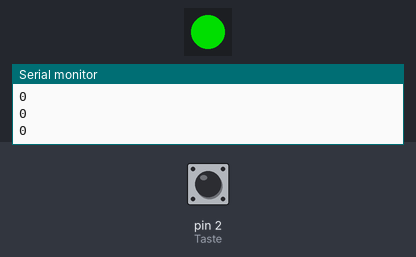
A sketch run on a simulated Arduino Uno, built with avr-gcc and run on an emulated ATmega328P. On the bench: 1 RGB LEDs in strip order, left to right, the last lines printed to the serial monitor. The test bench sets the inputs (shaded band); at power-on: pin 2 (Taste) HIGH. Dim RGB values are drawn brighter than linear.

Above: at 1.2 s.
1.3 s: pin 2 (Taste) pulled LOW for 1 s
At 3.6 s:
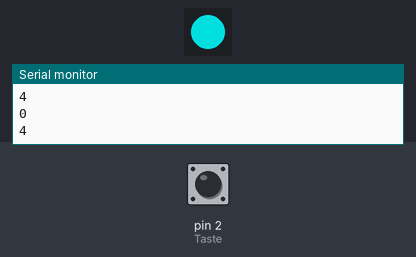
3.9 s: pin 2 (Taste) pulled LOW for 0.15 s
At 5.1 s:
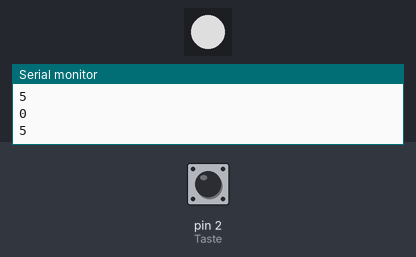
5.6 s: pin 2 (Taste) pulled LOW for 3.2 s
At 6.26 s:
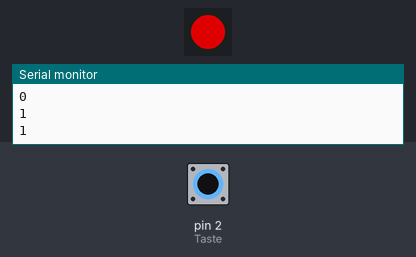
Timing chart, 0 to 10.3 s (numbered marks = the images above; inputs shaded):
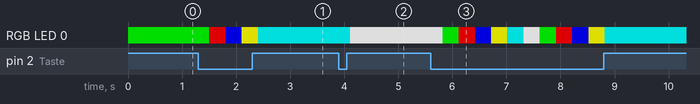

The sketch:

Daniel-farbige-Led-ansprechen.ino
```cpp
#include <Adafruit_NeoPixel.h>
#ifdef __AVR__
  #include <avr/power.h>
#endif

// Which pin on the Arduino is connected to the NeoPixels?
// On a Trinket or Gemma we suggest changing this to 1
#define PIN            6

// How many NeoPixels are attached to the Arduino?
#define NUMPIXELS      1

Adafruit_NeoPixel pixels = Adafruit_NeoPixel(1, 6, NEO_GRB + NEO_KHZ800);

int Taste = 2; // Taste an digital Pin 2
int setCount = 0;
int setState;

void setup() {
  Serial.begin(9600);

  pinMode(Taste, INPUT);

  #if defined (__AVR_ATtiny85__)
    if (F_CPU == 16000000) clock_prescale_set(clock_div_1);
  #endif
  // End of trinket special code

  pixels.begin(); // This initializes the NeoPixel library.

}

void loop() {

  readButtons();

  Serial.println(setState);
  Serial.println(setCount);

  // oder == 1, musst du mal gucken, was da rauskommt
  // du kannst auch mal sehen, was ausgegeben wird mit der seriellen Konsole:

  if(setCount == 0){
    for(int i=0;i<NUMPIXELS;i++){
      pixels.setPixelColor(i, pixels.Color(0,155,0)); // Mache LED 1 grün

      pixels.show(); // schicke den Befehl an den Pixel (oder wenn es mehrere sind auch Pixel)

      delay(100); // warte danach noch eine Sekunde, bevor es neu geprüft iwrd, ob die Taste gedrückt wurde
    }
  }
  if(setCount == 1){
    for(int i=0;i<NUMPIXELS;i++){
      pixels.setPixelColor(i, pixels.Color(155,0,0)); // Mache LED 1 rot

      pixels.show(); // schicke den Befehl an den Pixel (oder wenn es mehrere sind auch Pixel)

      delay(100); // warte danach noch eine Sekunde, bevor es neu geprüft iwrd, ob die Taste gedrückt wurde
    }
  }
  if(setCount == 2){
    for(int i=0;i<NUMPIXELS;i++){
      pixels.setPixelColor(i, pixels.Color(0,0,155)); // Mache LED 1 rot

      pixels.show(); // schicke den Befehl an den Pixel (oder wenn es mehrere sind auch Pixel)

      delay(100); // warte danach noch eine Sekunde, bevor es neu geprüft iwrd, ob die Taste gedrückt wurde
    }
  }
    if(setCount == 3){
    for(int i=0;i<NUMPIXELS;i++){
      pixels.setPixelColor(i, pixels.Color(155,155,0)); // Mache LED 1 rot

      pixels.show(); // schicke den Befehl an den Pixel (oder wenn es mehrere sind auch Pixel)

      delay(100); // warte danach noch eine Sekunde, bevor es neu geprüft iwrd, ob die Taste gedrückt wurde
    }
  }
      if(setCount == 4){
    for(int i=0;i<NUMPIXELS;i++){
      pixels.setPixelColor(i, pixels.Color(0,155,155)); // Mache LED 1 rot

      pixels.show(); // schicke den Befehl an den Pixel (oder wenn es mehrere sind auch Pixel)

      delay(100); // warte danach noch eine Sekunde, bevor es neu geprüft iwrd, ob die Taste gedrückt wurde
    }
  }
  if(setCount == 5){
    for(int i=0;i<NUMPIXELS;i++){
      pixels.setPixelColor(i, pixels.Color(155,155,155)); // Mache LED 1 rot

      pixels.show(); // schicke den Befehl an den Pixel (oder wenn es mehrere sind auch Pixel)

      delay(100); // warte danach noch eine Sekunde, bevor es neu geprüft iwrd, ob die Taste gedrückt wurde
    }
  }
}

void readButtons() {
  setState = !digitalRead(Taste);

  if (setState == HIGH) {
    if (setCount, setCount++, setCount < 6) {
      delay(200);
    }
    else {
      setCount = 0;
      delay(200);
    }
  }
}
```

Measured:
- after the input at 1.3 s, RGB LED 0: RGB(0, 155, 0) → RGB(155, 0, 0) after 0.21 s, → RGB(0, 0, 155) 0.30 s later, → RGB(155, 155, 0) 0.30 s later, → RGB(0, 155, 155) 0.30 s later
- after the input at 3.9 s, RGB LED 0: RGB(0, 155, 155) → RGB(155, 155, 155) after 0.21 s
- after the input at 5.6 s, RGB LED 0: RGB(155, 155, 155) → RGB(0, 155, 0) after 0.22 s, → RGB(155, 0, 0) 0.30 s later, → RGB(0, 0, 155) 0.30 s later, → RGB(155, 155, 0) 0.30 s later, … (11 changes in this stretch)
